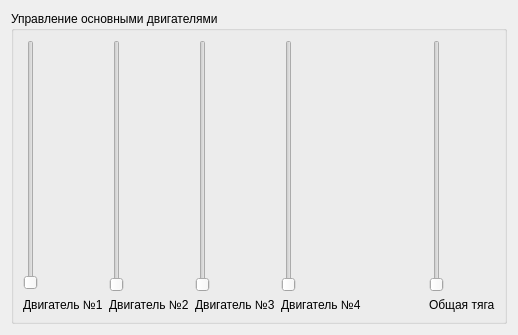
<?xml version="1.0" encoding="UTF-8"?>
<ui version="4.0">
 <class>Form</class>
 <widget class="QWidget" name="Form">
  <property name="geometry">
   <rect>
    <x>0</x>
    <y>0</y>
    <width>518</width>
    <height>335</height>
   </rect>
  </property>
  <property name="windowTitle">
   <string>Form</string>
  </property>
  <layout class="QVBoxLayout" name="verticalLayout_6">
   <item>
    <widget class="QGroupBox" name="groupBox">
     <property name="title">
      <string>Управление основными двигателями</string>
     </property>
     <layout class="QHBoxLayout" name="horizontalLayout">
      <item>
       <layout class="QVBoxLayout" name="verticalLayout">
        <property name="spacing">
         <number>8</number>
        </property>
        <item alignment="">
         <widget class="QSlider" name="verticalSlider">
          <property name="orientation">
           <enum>Qt::Orientation::Vertical</enum>
          </property>
         </widget>
        </item>
        <item>
         <widget class="QLabel" name="label">
          <property name="text">
           <string>Двигатель №1</string>
          </property>
         </widget>
        </item>
       </layout>
      </item>
      <item>
       <layout class="QVBoxLayout" name="verticalLayout_2">
        <item alignment="">
         <widget class="QSlider" name="verticalSlider_2">
          <property name="orientation">
           <enum>Qt::Orientation::Vertical</enum>
          </property>
         </widget>
        </item>
        <item alignment="">
         <widget class="QLabel" name="label_2">
          <property name="text">
           <string>Двигатель №2</string>
          </property>
         </widget>
        </item>
       </layout>
      </item>
      <item>
       <layout class="QVBoxLayout" name="verticalLayout_3">
        <item alignment="">
         <widget class="QSlider" name="verticalSlider_3">
          <property name="orientation">
           <enum>Qt::Orientation::Vertical</enum>
          </property>
         </widget>
        </item>
        <item>
         <widget class="QLabel" name="label_3">
          <property name="text">
           <string>Двигатель №3</string>
          </property>
         </widget>
        </item>
       </layout>
      </item>
      <item>
       <layout class="QVBoxLayout" name="verticalLayout_4">
        <item alignment="">
         <widget class="QSlider" name="verticalSlider_4">
          <property name="layoutDirection">
           <enum>Qt::LayoutDirection::LeftToRight</enum>
          </property>
          <property name="orientation">
           <enum>Qt::Orientation::Vertical</enum>
          </property>
         </widget>
        </item>
        <item>
         <widget class="QLabel" name="label_4">
          <property name="text">
           <string>Двигатель №4</string>
          </property>
         </widget>
        </item>
       </layout>
      </item>
      <item>
       <spacer name="horizontalSpacer">
        <property name="orientation">
         <enum>Qt::Orientation::Horizontal</enum>
        </property>
        <property name="sizeHint" stdset="0">
         <size>
          <width>54</width>
          <height>20</height>
         </size>
        </property>
       </spacer>
      </item>
      <item>
       <layout class="QVBoxLayout" name="verticalLayout_5">
        <item alignment="">
         <widget class="QSlider" name="verticalSlider_5">
          <property name="orientation">
           <enum>Qt::Orientation::Vertical</enum>
          </property>
         </widget>
        </item>
        <item>
         <widget class="QLabel" name="label_5">
          <property name="text">
           <string>Общая тяга</string>
          </property>
         </widget>
        </item>
       </layout>
      </item>
     </layout>
    </widget>
   </item>
  </layout>
 </widget>
 <resources/>
 <connections/>
</ui>
